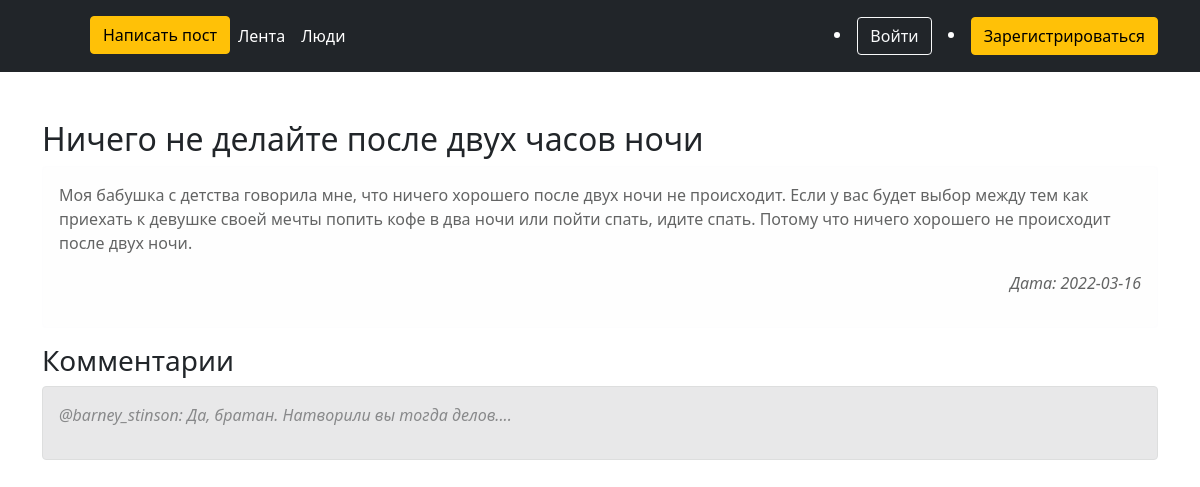
The page /posts/2 on the database its author committed.
### app/models.py (models this page shows)
class Article(db.Model):
    id = db.Column(db.Integer, primary_key=True)
    title = db.Column(db.String(100), nullable=False)
    intro = db.Column(db.String(300), nullable=False)
    text = db.Column(db.Text, nullable=False)
    date = db.Column(db.DateTime, default=datetime.utcnow)
    user_id = db.Column(db.Integer, db.ForeignKey('user.id'))
    comments = db.relationship('Comment', backref='note', lazy='dynamic')

class Comment(db.Model):
    id = db.Column(db.Integer, unique=True, primary_key=True)
    text = db.Column(db.Text, nullable=False)
    date = db.Column(db.DateTime, default=datetime.utcnow)
    user_id = db.Column(db.Integer, db.ForeignKey('user.id'))
    article_id = db.Column(db.Integer, db.ForeignKey('article.id'))

class User(UserMixin, db.Model):
    id = db.Column(db.Integer, unique=True, primary_key=True)
    nickname = db.Column(db.String(64))
    email = db.Column(db.String(120))
    password = db.Column(db.String(120))
    created_on = db.Column(db.DateTime(), default=datetime.utcnow)
    updated_on = db.Column(db.DateTime(), default=datetime.utcnow, onupdate=datetime.utcnow)
    posts = db.relationship('Article', backref='author', lazy='dynamic')
    comments = db.relationship('Comment', backref='comment_author', lazy='dynamic')
    stories = db.relationship('Status', backref='status_author', lazy='dynamic')

### app/views.py (the view)
@app.route('/posts/<int:id>', methods=['POST', 'GET'])
def article_details(id):
    article_d = Article.query.get(id)
    comments = Comment.query.filter(Comment.article_id == id)
    if request.method == "POST":
        text = request.form['text']
        user_id = current_user.id
        article_id = id
        comment = Comment(text=text, user_id=user_id, article_id=article_id)
        try:
            db.session.add(comment)
            db.session.commit()
            return redirect(url_for('index'))
        except:
            return "При добавлении статьи произошла ошибка"
    else:
        return render_template("article.html", article_d=article_d, comments=comments)

### app/templates/article.html (shortened to what this page needs)
{% extends 'base.html' %}
{% block body %}
    <div class="container mt-5">
    <h2>{{ article_d.title }}</h2>
        <div class="alert alert-light">
            <p>{{ article_d.text }}</p>
            <p class="fw-lighter text-end"><i>Дата: {{ article_d.date.date() }}</i></p>
        </div>
    <h3>Комментарии</h3>
        {% for i in comments %}
            <div class="alert alert-dark opacity-50">
            <p><i>@{{ i.comment_author.nickname }}:  {{ i.text }}</i></p>
            </div>
        {% endfor %}
    </div>
{% endblock %}

### rows shown on the page
Article: title "Ничего не делайте после двух часов ночи", text "Моя бабушка с детства говорила мне, что ничего хорошего после двух ночи не происходит. Если у вас будет выбор между тем как приехать к девушке своей мечты попить кофе в два ночи или пойти спать, идите спать. Потому что ничего хорошего не происходит после двух ночи.", date "2022-03-16"
Comment: comment_author.nickname "barney_stinson", text "Да, братан. Натворили вы тогда делов...."
